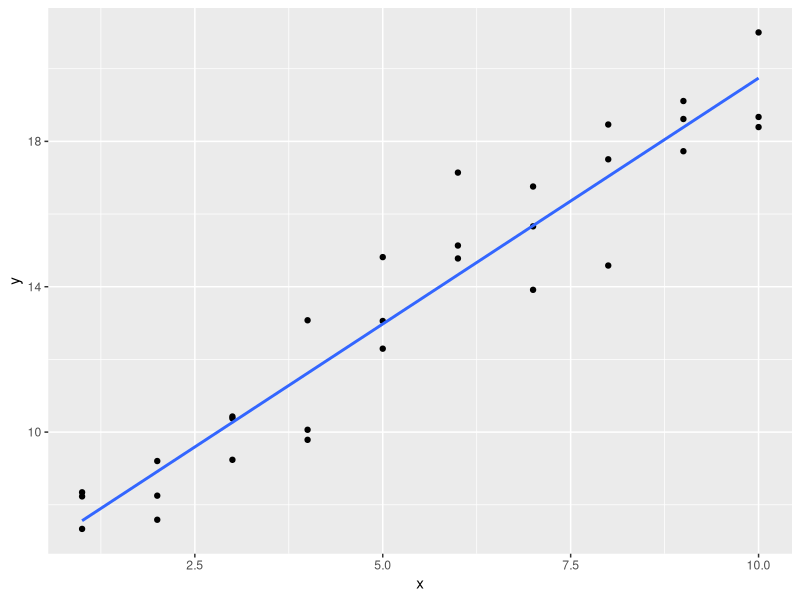
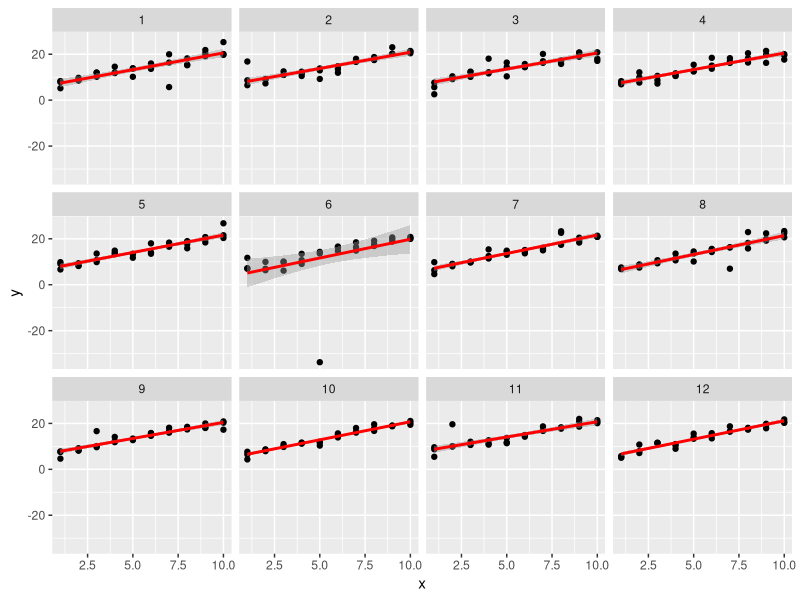
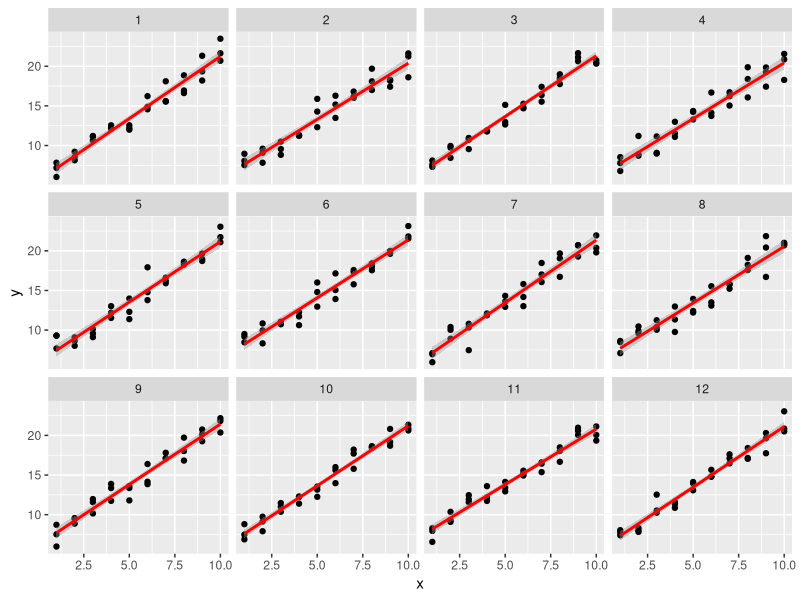
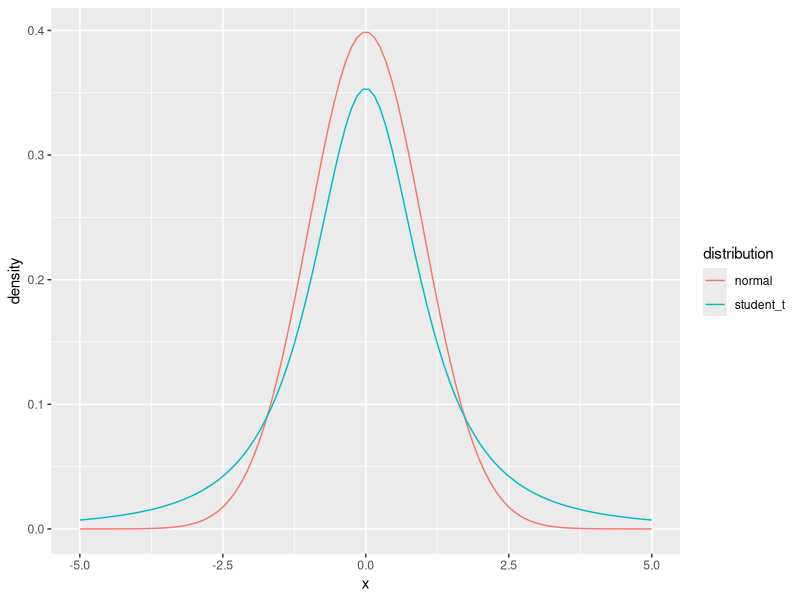
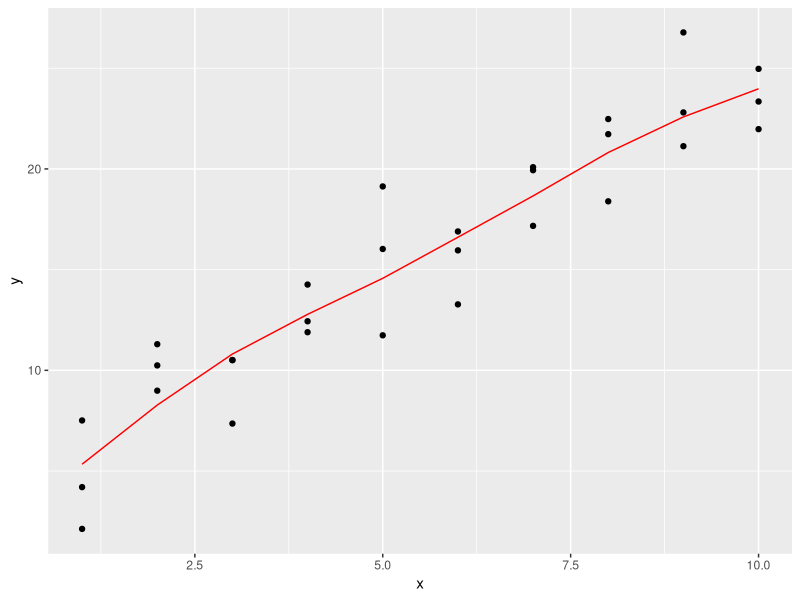
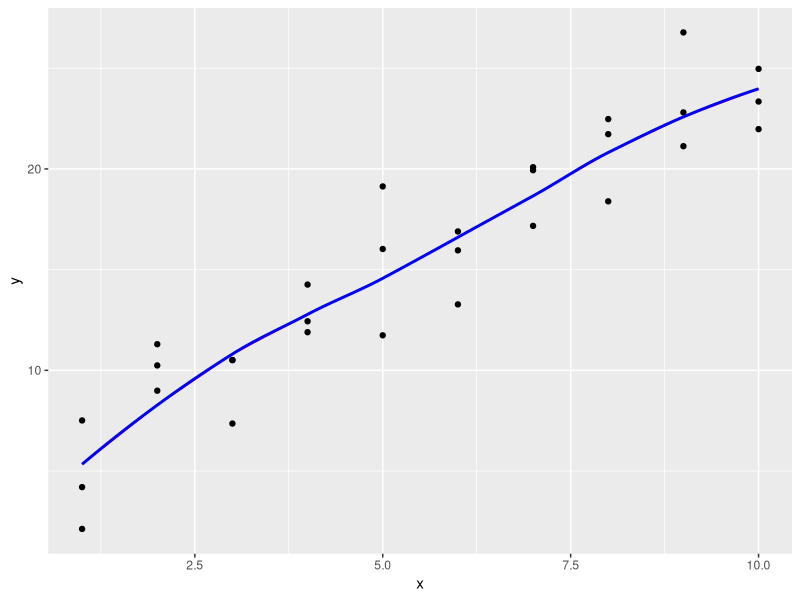
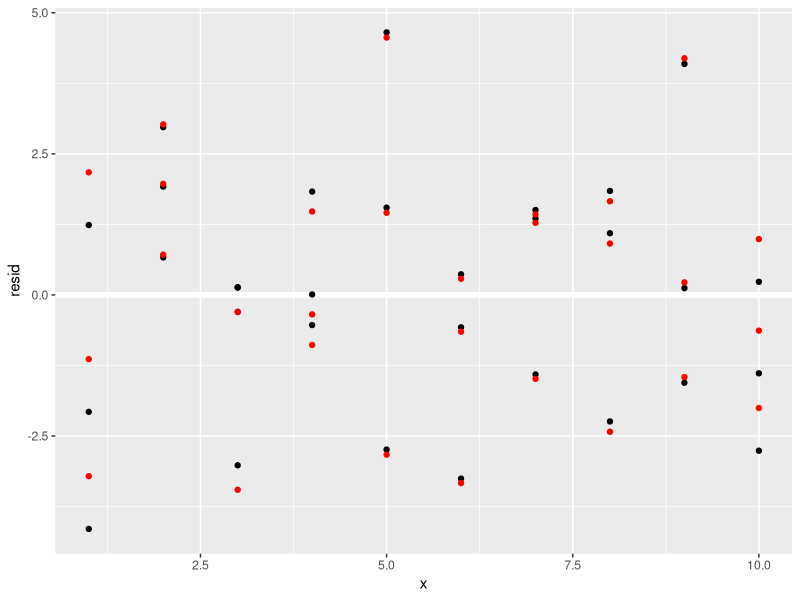
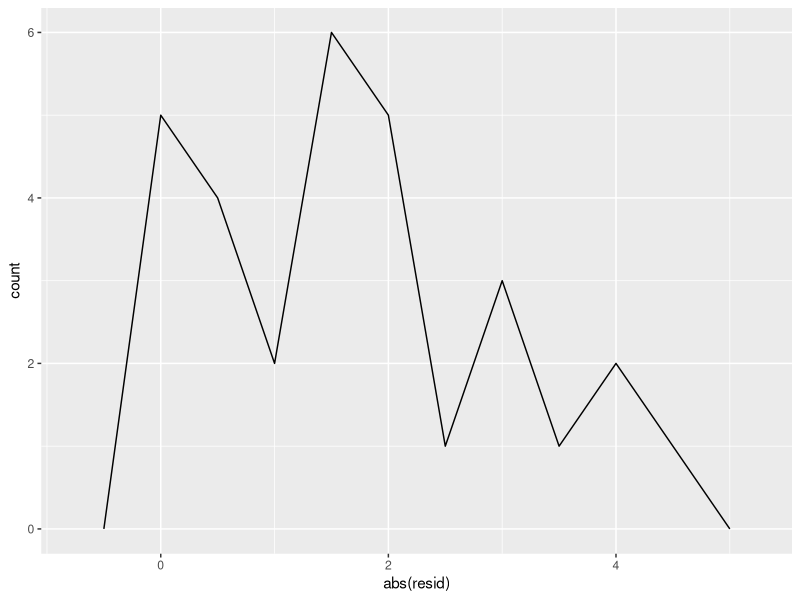

These figures' R source, in order:
## ---- chunk 1
library("tidyverse")
library("modelr")
options(na.action = na.warn)
## ---- chunk 2
sim1a <- tibble(
  x = rep(1:10, each = 3),
  y = x * 1.5 + 6 + rt(length(x), df = 2)
)
## ---- chunk 3
ggplot(sim1a, aes(x = x, y = y)) +
  geom_point() +
  geom_smooth(method = "lm", se = FALSE)
## ---- chunk 4
simt <- function(i) {
  tibble(
    x = rep(1:10, each = 3),
    y = x * 1.5 + 6 + rt(length(x), df = 2),
    .id = i
  )
}

sims <- map_df(1:12, simt)

ggplot(sims, aes(x = x, y = y)) +
  geom_point() +
  geom_smooth(method = "lm", colour = "red") +
  facet_wrap(~ .id, ncol = 4)

## ---- chunk 5
sim_norm <- function(i) {
  tibble(
    x = rep(1:10, each = 3),
    y = x * 1.5 + 6 + rnorm(length(x)),
    .id = i
  )
}

simdf_norm <- map_df(1:12, sim_norm)

ggplot(simdf_norm, aes(x = x, y = y)) +
  geom_point() +
  geom_smooth(method = "lm", colour = "red") +
  facet_wrap(~ .id, ncol = 4)

## ---- chunk 6
tibble(
  x = seq(-5, 5, length.out = 100),
  normal = dnorm(x),
  student_t = dt(x, df = 2)
) %>%
  gather(distribution, density, -x) %>%
  ggplot(aes(x = x, y = density, colour = distribution)) +
  geom_line()
## ---- chunk 7
pnorm(2, lower.tail = FALSE)
## ---- chunk 8
pt(2, df = 2, lower.tail = FALSE)
## ---- chunk 9
measure_distance <- function(mod, data) {
  diff <- data$y - make_prediction(mod, data)
  mean(abs(diff))
}
## ---- chunk 10
make_prediction <- function(mod, data) {
  mod[1] + mod[2] * data$x
}
## ---- chunk 11
best <- optim(c(0, 0), measure_distance, data = sim1a)
best$par
## ---- chunk 12
measure_distance_ls <- function(mod, data) {
  diff <- data$y - (mod[1] + mod[2] * data$x)
  sqrt(mean(diff ^ 2))
}

best <- optim(c(0, 0), measure_distance_ls, data = sim1a)
best$par
## ---- chunk 13
model3 <- function(a, data) {
  a[1] + data$x * a[2] + a[3]
}
## ---- chunk 14
measure_distance_3 <- function(a, data) {
  diff <- data$y - model3(a, data)
  sqrt(mean(diff ^ 2))
}
## ---- chunk 15
best3a <- optim(c(0, 0, 0), measure_distance_3, data = sim1)
best3a$par
## ---- chunk 16
best3b <- optim(c(0, 0, 1), measure_distance_3, data = sim1)
best3b$par
## ---- chunk 17
best3c <- optim(c(0, 0, 5), measure_distance_3, data = sim1)
best3c$par
## ---- chunk 18
sim1_loess <- loess(y ~ x, data = sim1)
sim1_lm <- lm(y ~ x, data = sim1)

grid_loess <- sim1 %>%
  add_predictions(sim1_loess)

sim1 <- sim1 %>%
  add_residuals(sim1_lm) %>%
  add_predictions(sim1_lm) %>%
  add_residuals(sim1_loess, var = "resid_loess") %>%
  add_predictions(sim1_loess, var = "pred_loess")

## ---- chunk 19
plot_sim1_loess <-
  ggplot(sim1, aes(x = x, y = y)) +
  geom_point() +
  geom_line(aes(x = x, y = pred), data = grid_loess, colour = "red")
plot_sim1_loess
## ---- chunk 20
plot_sim1_loess +
  geom_smooth(method = "loess", colour = "blue", se = FALSE, alpha = 0.20)
## ---- chunk 21
ggplot(sim1, aes(x = x)) +
  geom_ref_line(h = 0) +
  geom_point(aes(y = resid)) +
  geom_point(aes(y = resid_loess), colour = "red")

## ---- chunk 22
sim1_mod <- lm(y ~ x, data = sim1)
grid <- sim1 %>%
  data_grid(x)
## ---- chunk 23
grid %>%
  add_predictions(sim1_mod, var = "pred_lm") %>%
  add_predictions(sim1_loess, var = "pred_loess")
## ---- chunk 24
grid %>%
  gather_predictions(sim1_mod, sim1_loess)
## ---- chunk 25
grid %>%
  spread_predictions(sim1_mod, sim1_loess)
## ---- chunk 26
grid %>%
  gather_predictions(sim1_mod, sim1_loess) %>%
  spread(model, pred)
## ---- chunk 27
sim1_mod <- lm(y ~ x, data = sim1)

sim1 <- sim1 %>%
  add_residuals(sim1_mod)

ggplot(sim1, aes(x = abs(resid))) +
  geom_freqpoly(binwidth = 0.5)

## ---- chunk 28
mod2a <- lm(y ~ x - 1, data = sim2)
## ---- chunk 29
mod2 <- lm(y ~ x, data = sim2)
## ---- chunk 30
grid <- sim2 %>%
  data_grid(x) %>%
  spread_predictions(mod2, mod2a)
grid
## ---- chunk 31
x3 <- model_matrix(y ~ x1 * x2, data = sim3)
x3
## ---- chunk 32
all(x3[["x1:x2b"]] == (x3[["x1"]] * x3[["x2b"]]))
## ---- chunk 33
all(x3[["x1:x2c"]] == (x3[["x1"]] * x3[["x2c"]]))
all(x3[["x1:x2d"]] == (x3[["x1"]] * x3[["x2d"]]))
## ---- chunk 34
x4 <- model_matrix(y ~ x1 * x2, data = sim4)
x4
## ---- chunk 35
all(x4[["x1"]] * x4[["x2"]] == x4[["x1:x2"]])
## ---- chunk 36
mod1 <- lm(y ~ x1 + x2, data = sim3)
mod2 <- lm(y ~ x1 * x2, data = sim3)
## ---- chunk 37
levels(sim3$x2)
## ---- chunk 38
model_matrix_mod1 <- function(.data) {
  mutate(.data,
         `x2b` = as.numeric(x2 == "b"),
         `x2c` = as.numeric(x2 == "c"),
         `x2d` = as.numeric(x2 == "d")) %>%
    select(x1, x2b, x2c, x2d)
}
## ---- chunk 39
model_matrix_mod1(sim3)
## ---- chunk 40
model_matrix_mod1b <- function(.data) {
  # find the levels of x2
  x2_lvls <- levels(.data$x2)
  # create an indicator variable for each level of x2
  for (lvl in x2_lvls[2:nlevels(.data$x2)]) {
      # new column name
      varname <- str_c("x2", lvl)
      out[[str_c("x2", lvl)]] <- as.numeric(x2 == lvl)
  }
  # drop the first 
  out[[]]
  # create interactions for each level
  for (lvl in x2lvls[2:nlevels(x2)]) {
    out[[str_c("x1:x2", lvl)]] <- (x2 == lvl) * x1
  }
  out
}
## ---- chunk 41
model_matrix_mod2 <- function(x1, x2) {
  out <- tibble(x1 = x1,
                x2 = x2,
                `x1:x2` = x1 * x2)
}
## ---- chunk 42
mod1 <- lm(y ~ x1 + x2, data = sim4)
mod2 <- lm(y ~ x1 * x2, data = sim4)
## ---- chunk 43
sim4_mods <- gather_residuals(sim4, mod1, mod2)
## ---- chunk 44

ggplot(sim4_mods, aes(x = resid, colour = model)) +
  geom_freqpoly(binwidth = 0.5) +
  geom_rug()

## ---- chunk 45
ggplot(sim4_mods, aes(x = abs(resid), colour = model)) +
  geom_freqpoly(binwidth = 0.5) +
  geom_rug()
## ---- chunk 46
sim4_mods %>%
  group_by(model) %>%
  summarise(resid = sd(resid))
